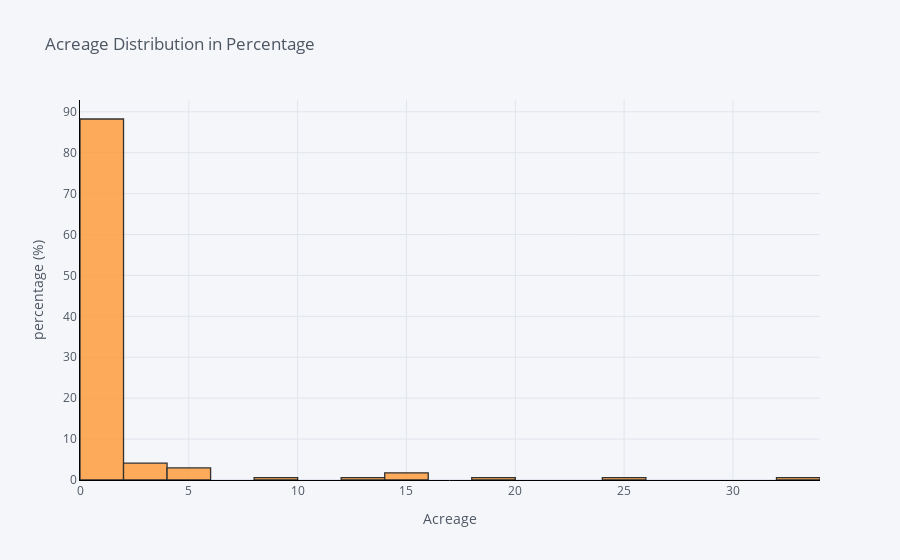

The notebook cell this image was saved under:
### Code cell
#Histogram
df['Acreage'].iplot(
    kind='hist',
    bins=30,
    xTitle='Acreage',
    linecolor='black',
    histnorm='percent',
    yTitle='percentage (%)',
    title='Acreage Distribution in Percentage')

### Figure 1 — Plotly figure (JSON) as saved in the notebook; plotly's stock layout.template omitted (floating-point values rounded to 4 significant figures; data arrays with more than 128 entries replaced by an {"elided": "..."} marker saying what was removed)
{"data": [{"histfunc": "count", "histnorm": "percent", "marker": {"color": "rgba(255, 153, 51, 1.0)", "line": {"color": "#000000", "width": 1.3}}, "name": "Acreage", "nbinsx": 30, "opacity": 0.8, "orientation": "v", "type": "histogram", "x": {"elided": "170 float values"}}], "layout": {"barmode": "overlay", "legend": {"bgcolor": "#F5F6F9", "font": {"color": "#4D5663"}}, "paper_bgcolor": "#F5F6F9", "plot_bgcolor": "#F5F6F9", "title": {"font": {"color": "#4D5663"}, "text": "Acreage Distribution in Percentage"}, "xaxis": {"gridcolor": "#E1E5ED", "linecolor": "black", "showgrid": true, "tickfont": {"color": "#4D5663"}, "title": {"font": {"color": "#4D5663"}, "text": "Acreage"}, "zerolinecolor": "#E1E5ED"}, "yaxis": {"gridcolor": "#E1E5ED", "linecolor": "black", "showgrid": true, "tickfont": {"color": "#4D5663"}, "title": {"font": {"color": "#4D5663"}, "text": "percentage (%)"}, "zerolinecolor": "#E1E5ED"}}}
